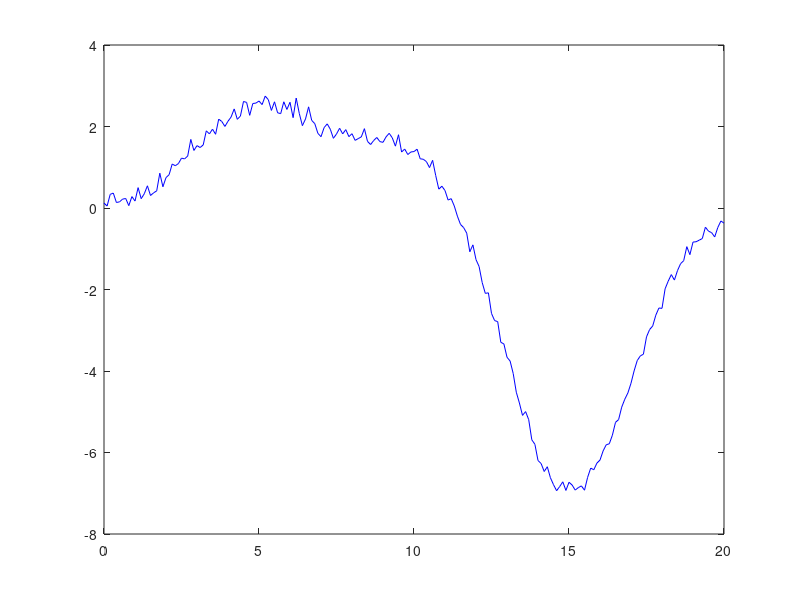

This chart was generated by the following MATLAB code: (Note: this script raises an error after producing the figure.)
% Neural network with radial basis functions (RBF) approximating gaussian-based function 
% using Orthogonal Forward Regression (OFR)

close all;
clear all;
clc;

% ----- generating training data -----
x = 0:0.1:20;
sigma = 2;
c1 = 5;
c2 = 10;
c3 = 15;

y1 = gaussmf(x, [sigma c1]);
y2 = gaussmf(x, [sigma c2]);
y3 = gaussmf(x, [sigma c3]);
y = 2.5*y1 + 1.6*y2 - 7*y3;

% add noise to signal
y = y + randn(size(y)) * 0.05 * max(y);

plot(x, y, 'b');

N = 3;
[G centers sigmas] = generate_library_1d(x, N);
rbf_number = length(centers);

% TODO: comment these variables
D = y';
Q = zeros(size(G));
Q_k = zeros(size(G));
B = zeros(1,rbf_number);
B_k = zeros(1,rbf_number);
E = zeros(1,rbf_number);
E_k = zeros(1,rbf_number);
selected_rbfs = zeros(1,rbf_number);      % indexes of selected rbfs order by decreasing energy 

A = cell(1,rbf_number);
A_k = eye(rbf_number);
for i = 1:rbf_number
    A{i} = eye(rbf_number);
end

% ----- selection of the most significant functions -----
K = 8;  % number of RBF selections
for k = 1:K
    % Gram-Schmidt orthogonalization
    for i = 1:rbf_number
       Q(:,i) = G(:,i);
       
       % if rbf is already selected function omit it 
       if ismember(i, selected_rbfs) == 1
           continue;
       end
       
       for j=1:k-1
            A{i}(j,k) = Q_k(:,j)'*G(:,i) / (Q_k(:,j)'*Q_k(:,j));
            Q(:,i) = Q(:,i) - A{i}(j,k)*Q_k(:,j);
       end
  
       B(i) = Q(:,i)'*D / (Q(:,i)'*Q(:,i));
       E(i) = B(i)^2*Q(:,i)'*Q(:,i) / (D'*D);   
    end
    
    % find RBF with maximum energy (save index and copy to Q_k matrix)
    [E_k(k) selected_rbfs(k)] = max(E);
    B_k(k) = B(selected_rbfs(k));
    A_k(:,k) = A{selected_rbfs(k)}(:,k);
    Q_k(:,k) = Q(:,selected_rbfs(k));
    E = zeros(size(E));    
end

W = A_k\B_k';

% ----- function approximation by RBF neural network -----
figure(1)
hold on;

y_rbf = 0;
for i = 1:K
    y_rbf = y_rbf + W(i) * gaussmf(x, [sigmas(selected_rbfs(i)) centers(selected_rbfs(i))]);
end

plot(x, y_rbf, 'g');
hold off;

err = sum((y - y_rbf).^2);